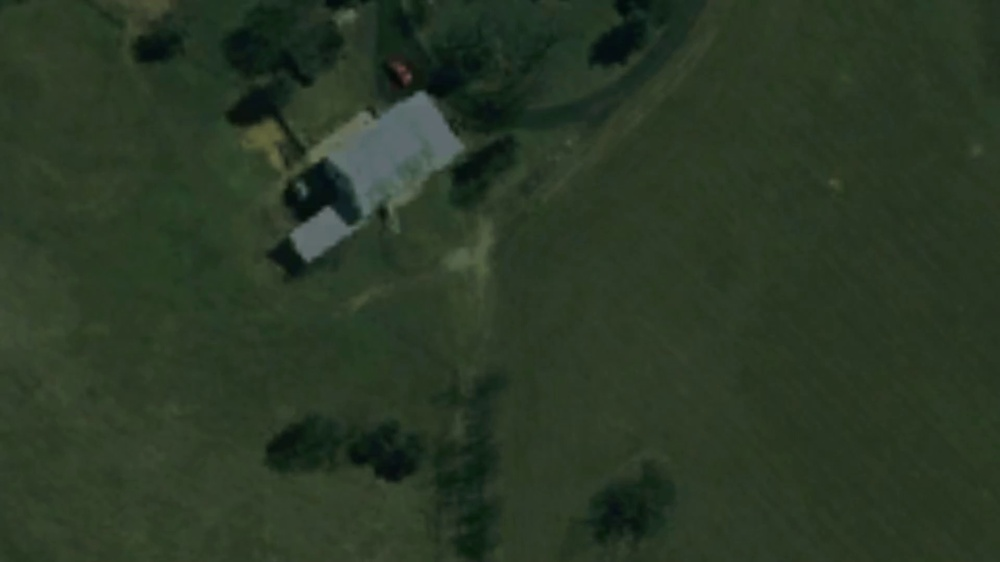
#> input picture frames4/(1).jpg, 1000 x 562 px, shrunk from 1920 x 1080 before the run, found by its file name; its folder holds 4 pictures in this run
$ python multi.py
#> lines starting #> are read from the running program, lines starting #| are printed output that depends on the picture
import cv2
import numpy as np
import os

path = "C:/Users/Furkan/Desktop/maping/frames4"


def combining(directory):

#> called with directory = 'C:/Users/Furkan/Desktop/maping/frames4'
    sift = cv2.SIFT_create()

    bf = cv2.BFMatcher(cv2.NORM_L2, crossCheck=True)

    image_files = [f for f in os.listdir(
        directory) if f.endswith('.png') or f.endswith('.jpg')]
    image_files.sort()

    def stitch_images(images):
        img1 = images[0]
        count = 0

        for img2 in images[1:]:
            kp1, des1 = sift.detectAndCompute(img1, None)
            kp2, des2 = sift.detectAndCompute(img2, None)

            if des1 is not None and des2 is not None and des1.dtype == des2.dtype:
                matches = bf.match(des1, des2)
            else:
                print("Descriptors are either empty or have different types.")
                continue

            matches = sorted(matches, key=lambda x: x.distance)

            if len(matches) > 1:
                count += 1
                src_pts = np.float32(
                    [kp1[m.queryIdx].pt for m in matches]).reshape(-1, 1, 2)
                dst_pts = np.float32(
                    [kp2[m.trainIdx].pt for m in matches]).reshape(-1, 1, 2)

                M, _ = cv2.findHomography(src_pts, dst_pts, cv2.RANSAC, 5.0)

                h1, w1 = img1.shape[:2]
                h2, w2 = img2.shape[:2]
                points = np.float32(
                    [[0, 0], [0, h1], [w1, h1], [w1, 0]]).reshape(-1, 1, 2)
                dst = cv2.perspectiveTransform(points, M)
                raw_points = np.float32(
                    [[0, 0], [0, h2], [w2, h2], [w2, 0]]).reshape(-1, 1, 2)
                all_points = np.concatenate((dst, raw_points), axis=0)

                [xmin, ymin] = np.int32(all_points.min(axis=0).ravel() - 0.5)
                [xmax, ymax] = np.int32(all_points.max(axis=0).ravel() + 0.5)
                tform_width = xmax - xmin
                tform_height = ymax - ymin

                tform = np.array([[1, 0, -xmin], [0, 1, -ymin], [0, 0, 1]])
                panorama = cv2.warpPerspective(
                    img1, tform.dot(M), (tform_width, tform_height))

                xstart = max(-xmin, 0)
                ystart = max(-ymin, 0)
                xend = min(xstart+img2.shape[1], panorama.shape[1])
                yend = min(ystart+img2.shape[0], panorama.shape[0])

                panorama[ystart:yend, xstart:xend] = img2

                img1 = panorama

            else:
                print("Not enough matches are found between", img1, "and", img2)

        return img1

    # Group the images into batches of 3
    image_batches = [image_files[i:i+3] for i in range(0, len(image_files), 3)]

    # Stitch images in each batch and collect the results
    results = [stitch_images([cv2.imread(os.path.join(directory, f))
                             for f in batch]) for batch in image_batches]
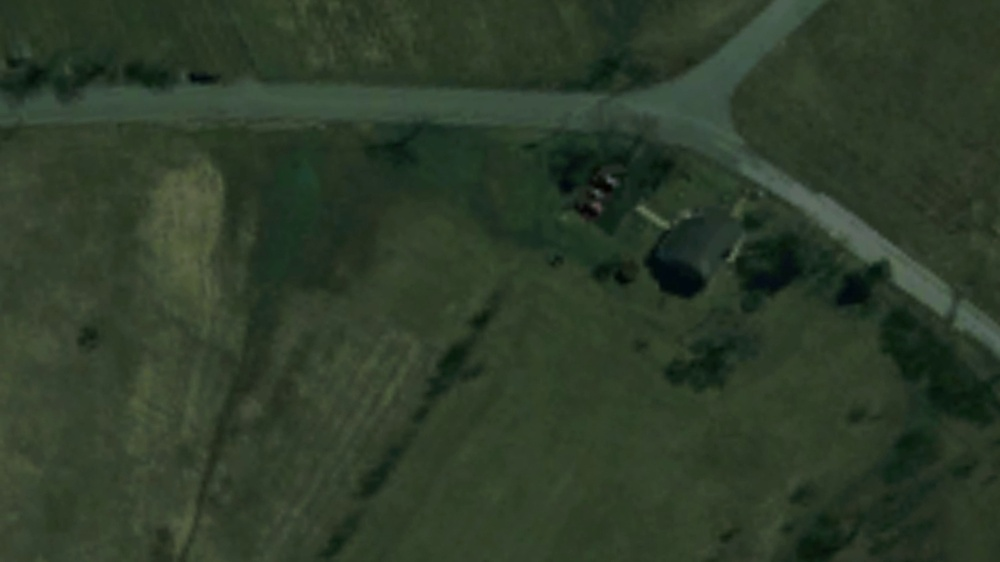
#> input picture frames4/(10).jpg, 1000 x 562 px, shrunk from 1920 x 1080 before the run, found by its file name
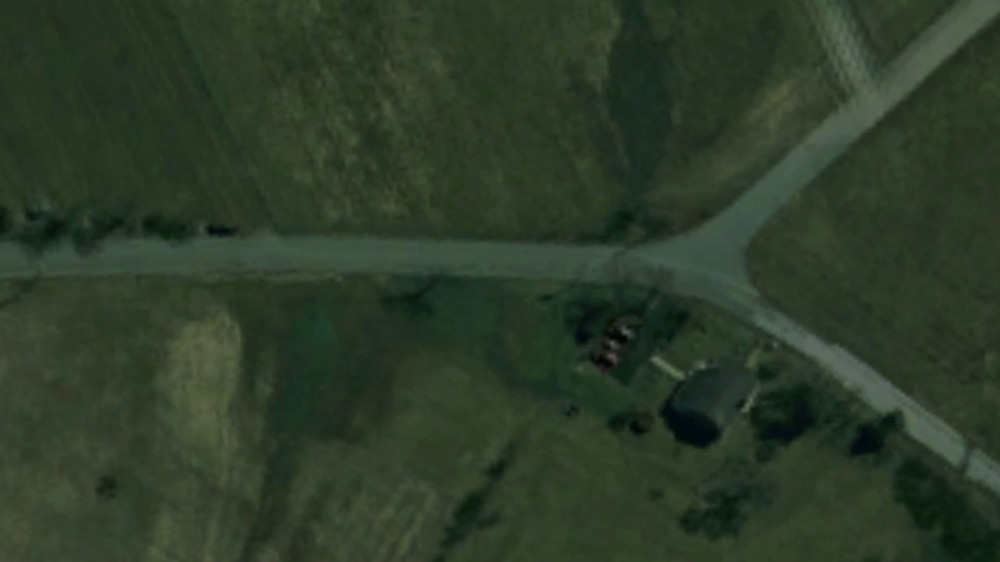
#> input picture frames4/(11).jpg, 1000 x 562 px, shrunk from 1920 x 1080 before the run, found by its file name
#> in stitch_images, img1 is the input picture: shape (562, 1000, 3); mean B, G, R 37.6, 55.9, 42
#> the loop in stitch_images, `for img2 in images[1:]:` made 2 passes
#> (matches, count, h1, w1, h2, w2, raw_points, xmin) on passes 1 to 2: (12 matches, 1, 562, 1000, 562, 1000, [[0, 0], [0, 562], [1000, 562], [1000, 0]], 0), (34 matches, 2, 562, 1000, 562, 1000, [[0, 0], [0, 562], [1000, 562], [1000, 0]], 0)
#> pass 1, in stitch_images, `panorama = cv2.warpPerspective( img1, tform.dot(M), (tform_width, tfor..`:
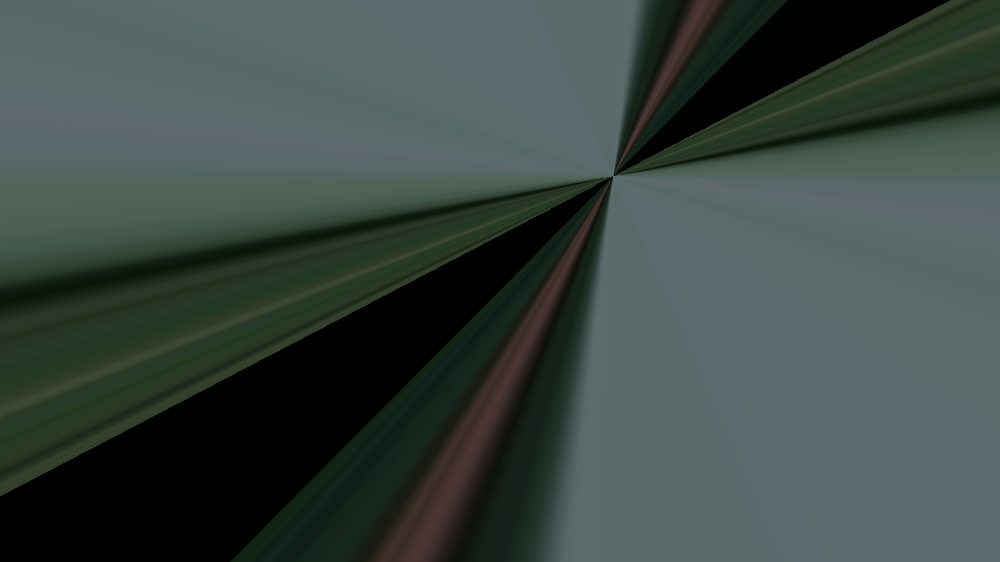
#> panorama: shape (562, 1000, 3); mean B, G, R 67.8, 72.1, 59.7
#> after the loop in stitch_images, `for img2 in images[1:]:`: count = 2
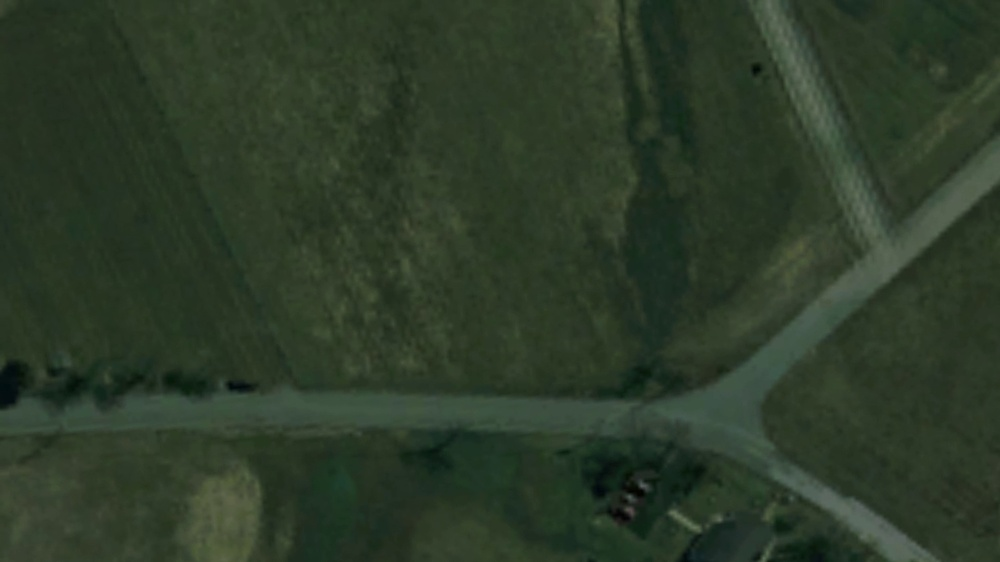
#> input picture frames4/(12).jpg, 1000 x 562 px, shrunk from 1920 x 1080 before the run, found by its file name
#> in stitch_images, img1 is the input picture: shape (562, 1000, 3); mean B, G, R 40.7, 58.7, 44.7

    # Finally, stitch together the results
    final = stitch_images(results)
#> the loop in stitch_images (call 3), `for img2 in images[1:]:` made 1 pass
#> (matches, count, h1, w1, h2, w2, points, raw_points) on pass 1: (27 matches, 1, 709, 1013, 562, 1000, [[0, 0], [0, 709], [1013, 709], [1013, 0]], [[0, 0], [0, 562], [1000, 562], [1000, 0]])
#> pass 1, in stitch_images (call 3), `panorama = cv2.warpPerspective( img1, tform.dot(M), (tform_width, tfor..`:
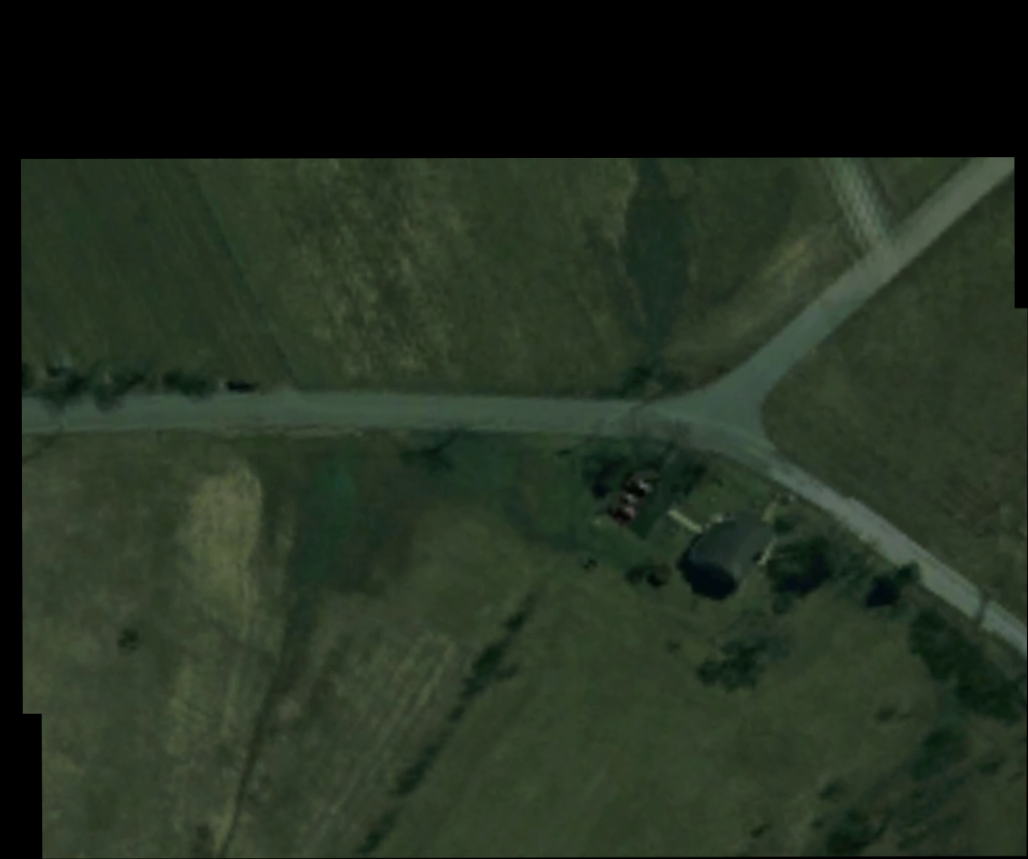
#> panorama: shape (859, 1028, 3); mean B, G, R 32.4, 46.9, 36
#> pass 1, in stitch_images (call 3), `img1 = panorama`:
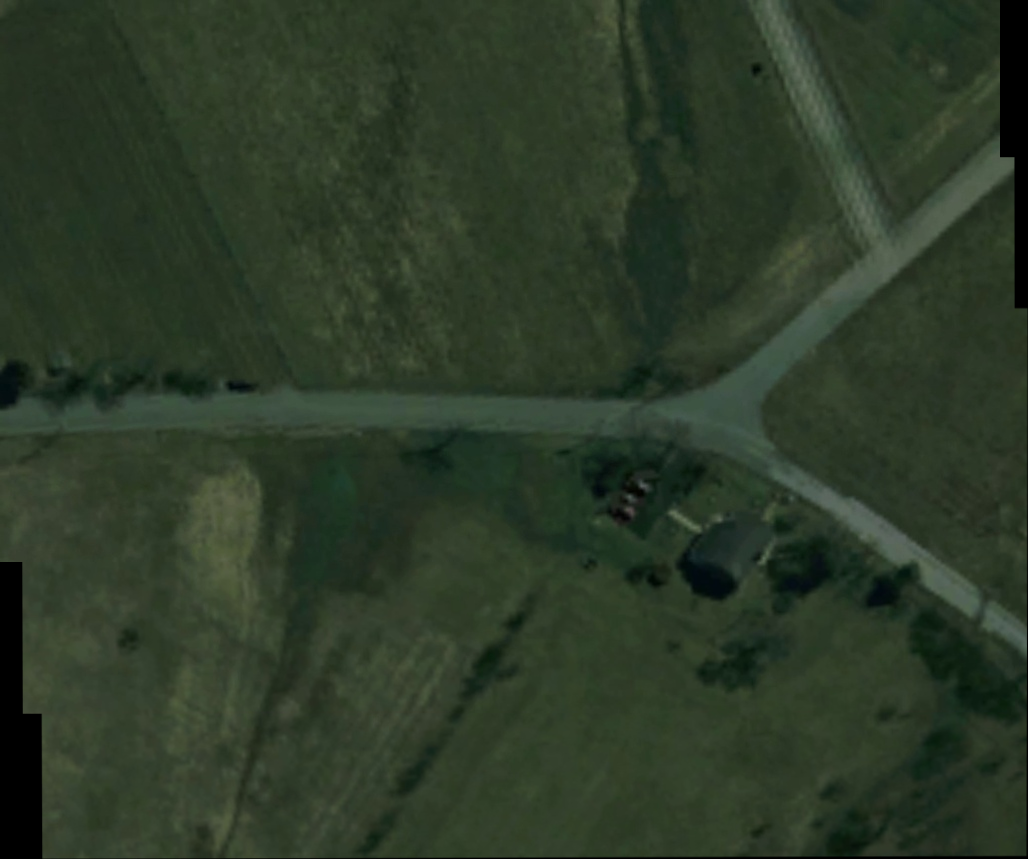
#> img1: shape (859, 1028, 3); mean B, G, R 39.9, 57.9, 44.4
#> after the loop in stitch_images (call 3), `for img2 in images[1:]:`: count = 1

    cv2.imwrite('final_results8.jpg', final)


combining(path)
cv2.waitKey(0)
cv2.destroyAllWindows()
